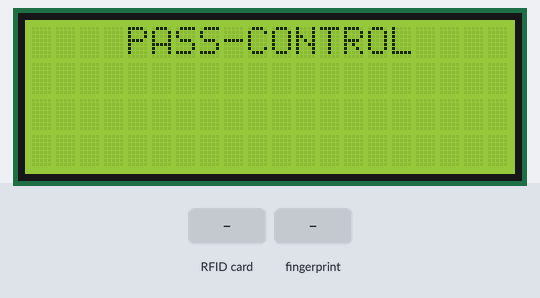
Bench run of a sketch on a simulated Arduino Uno, built with avr-gcc and run on an emulated ATmega328P. Shown: 20×4 character LCD. The inputs (shaded band) are chosen by the test bench. What the sketch prints to the serial monitor is not drawn.

Above: at 2.3 s.
2.4 s: RFID card 5E 7A 19 C4 held to the reader
At 3.1 s:
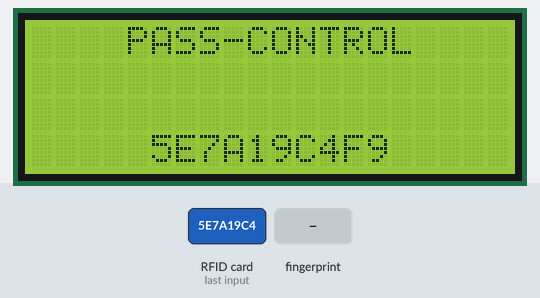
4.0 s: finger stored as number 1 placed on the sensor
Timing chart, 0 to 7.0 s (numbered marks = the images above; inputs shaded):
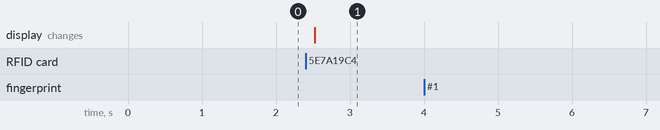

Measured:
- after the input at 2.4 s, the display: changes after 0.12 s (image 1)
- after the input at 4.0 s, every drawn part: stays the same

The sketch:

rfid_lcd_fp.ino
```cpp
//Agregamos las librerias necesarias
#include <SPI.h>
#include <RFID.h>
#include <Wire.h>
#include <LCD.h>
#include <LiquidCrystal_I2C.h>
 #include <Adafruit_Fingerprint.h>
#include <SoftwareSerial.h>

int getFingerprintIDez();
// Pinaje (MFRC522 hacia Arduino)
// MFRC522 pin SDA hacia el pin 10
// MFRC522 pin SCK hacia el pin 13
// MFRC522 pin MOSI hacia el pin 11
// MFRC522 pin MISO hacia el pin 12
// MFRC522 pin GND a tierra
// MFRC522 pin RST hacia el pin 9
// MFRC522 pin 3.3V A 3.3. V
SoftwareSerial mySerial(2, 3);
Adafruit_Fingerprint finger = Adafruit_Fingerprint(&mySerial);
#define SS_PIN 10 // pin SDA hacia el pin 10
#define RST_PIN 9 // pin RST hacia el pin 9

RFID rfid(SS_PIN, RST_PIN);
 LiquidCrystal_I2C lcd( 0x27, 2,   1,  0,  4,  5,  6,  7,           3, POSITIVE );
// Inicializamos las variables:
int serNum0;
int serNum1;
int serNum2;
int serNum3;
int serNum4;

void setup() {
  lcd.backlight();
  pinMode(2, OUTPUT);
  digitalWrite(2,HIGH);
	Serial.begin(9600); //Establecemos una velocidad de 9600 baudios
	SPI.begin();
  lcd.begin(20, 4);
  // Print a message to the LCD.
  lcd.setCursor(4,0);
  lcd.print("PASS-CONTROL");
	rfid.init();

  finger.begin(57600);

  if (finger.verifyPassword()) {
    Serial.println("Found fingerprint sensor!");
  } else {
    Serial.println("Did not find fingerprint sensor :(");
    while (1);
  }
  Serial.println("Waiting for valid finger...");
}

void loop() {
  getFingerprintIDez();
  delay(50);
	if (rfid.isCard()) {
		if (rfid.readCardSerial()) {
			if (rfid.serNum[0] != serNum0 ||
				rfid.serNum[1] != serNum1 ||
				rfid.serNum[2] != serNum2 ||
				rfid.serNum[3] != serNum3 ||
				rfid.serNum[4] != serNum4) {
				Serial.println(" ");
				Serial.println("Tarjeta encontrada");
				serNum0 = rfid.serNum[0];
				serNum1 = rfid.serNum[1];
				serNum2 = rfid.serNum[2];
				serNum3 = rfid.serNum[3];
				serNum4 = rfid.serNum[4];

				Serial.println(" ");
				Serial.println("Número de identificación:");
				Serial.print("En decimal: ");
				Serial.print(rfid.serNum[0],DEC);
				Serial.print(", ");
				Serial.print(rfid.serNum[1],DEC);
				Serial.print(", ");
				Serial.print(rfid.serNum[2],DEC);
				Serial.print(", ");
				Serial.print(rfid.serNum[3],DEC);
				Serial.print(", ");
				Serial.print(rfid.serNum[4],DEC);
				Serial.println(" ");

        lcd.setCursor(5,3);
				Serial.print("En Hexadecimal: ");
				Serial.print(rfid.serNum[0],HEX);
        lcd.print(rfid.serNum[0],HEX);
				Serial.print(", ");
				Serial.print(rfid.serNum[1],HEX);
        lcd.print(rfid.serNum[1],HEX);
				Serial.print(", ");
				Serial.print(rfid.serNum[2],HEX);
        lcd.print(rfid.serNum[2],HEX);
				Serial.print(", ");
				Serial.print(rfid.serNum[3],HEX);
        lcd.print(rfid.serNum[3],HEX);
				Serial.print(", ");
				Serial.print(rfid.serNum[4],HEX);
        lcd.print(rfid.serNum[4],HEX);
				Serial.println(" ");
			}
			else {
				// En caso de que se haya leído nuevamente la tarjeta.
				Serial.println("Tarjeta leída anteriormente, ingrese otra.");
			}
		}
	}
	rfid.halt();
}

uint8_t getFingerprintID() {
  uint8_t p = finger.getImage();
  switch (p) {
    case FINGERPRINT_OK:
      Serial.println("Image taken");
      break;
    case FINGERPRINT_NOFINGER:
      Serial.println("No finger detected");
      return p;
    case FINGERPRINT_PACKETRECIEVEERR:
      Serial.println("Communication error");
      return p;
    case FINGERPRINT_IMAGEFAIL:
      Serial.println("Imaging error");
      return p;
    default:
      Serial.println("Unknown error");
      return p;
  }

  // OK success!

  p = finger.image2Tz();
  switch (p) {
    case FINGERPRINT_OK:
      Serial.println("Image converted");
      break;
    case FINGERPRINT_IMAGEMESS:
      Serial.println("Image too messy");
      return p;
    case FINGERPRINT_PACKETRECIEVEERR:
      Serial.println("Communication error");
      return p;
    case FINGERPRINT_FEATUREFAIL:
      Serial.println("Could not find fingerprint features");
      return p;
    case FINGERPRINT_INVALIDIMAGE:
      Serial.println("Could not find fingerprint features");
      return p;
    default:
      Serial.println("Unknown error");
      return p;
  }

  // OK converted!
  p = finger.fingerFastSearch();
  if (p == FINGERPRINT_OK) {
    Serial.println("Found a print match!");
  } else if (p == FINGERPRINT_PACKETRECIEVEERR) {
    Serial.println("Communication error");
    return p;
  } else if (p == FINGERPRINT_NOTFOUND) {
    Serial.println("Did not find a match");
    return p;
  } else {
    Serial.println("Unknown error");
    return p;
  }

  // found a match!
  Serial.print("Found ID #"); Serial.print(finger.fingerID);
  Serial.print(" with confidence of "); Serial.println(finger.confidence);
}

// returns -1 if failed, otherwise returns ID #
int getFingerprintIDez() {
  uint8_t p = finger.getImage();
  if (p != FINGERPRINT_OK)  return -1;

  p = finger.image2Tz();
  if (p != FINGERPRINT_OK)  return -1;

  p = finger.fingerFastSearch();
  if (p != FINGERPRINT_OK)  return -1;

  // found a match!
  Serial.print("Found ID #"); Serial.print(finger.fingerID);
  Serial.print(" with confidence of "); Serial.println(finger.confidence);
  return finger.fingerID;
}
```
